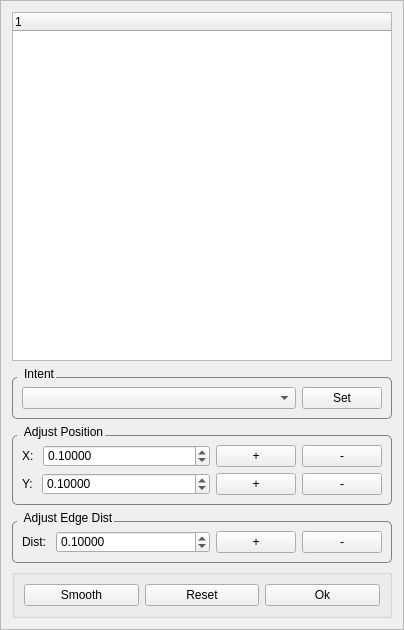
<?xml version="1.0" encoding="UTF-8"?>
<ui version="4.0">
 <class>TaskEditFrame</class>
 <widget class="QFrame" name="TaskEditFrame">
  <property name="geometry">
   <rect>
    <x>0</x>
    <y>0</y>
    <width>404</width>
    <height>630</height>
   </rect>
  </property>
  <property name="windowTitle">
   <string>Frame</string>
  </property>
  <property name="frameShape">
   <enum>QFrame::StyledPanel</enum>
  </property>
  <property name="frameShadow">
   <enum>QFrame::Raised</enum>
  </property>
  <layout class="QVBoxLayout" name="verticalLayout_3">
   <item>
    <widget class="QTreeWidget" name="treeWidget">
     <column>
      <property name="text">
       <string notr="true">1</string>
      </property>
     </column>
    </widget>
   </item>
   <item>
    <widget class="QGroupBox" name="groupBox_intent">
     <property name="styleSheet">
      <string notr="true">QGroupBox{
    border-width:1px;
    border-style:solid;
    border-radius:5px;
    border-color:gray;
    margin-top:10px;
}
QGroupBox::title{
    subcontrol-origin:margin;
    subcontrol-position:top left;
    left:5px;
    margin-left:5px;
    padding: 0px;
}</string>
     </property>
     <property name="title">
      <string>Intent</string>
     </property>
     <layout class="QHBoxLayout" name="horizontalLayout">
      <item>
       <widget class="QComboBox" name="comboBox_intent">
        <property name="sizePolicy">
         <sizepolicy hsizetype="MinimumExpanding" vsizetype="Fixed">
          <horstretch>0</horstretch>
          <verstretch>0</verstretch>
         </sizepolicy>
        </property>
       </widget>
      </item>
      <item>
       <widget class="QPushButton" name="pushButton_set_intent">
        <property name="sizePolicy">
         <sizepolicy hsizetype="Minimum" vsizetype="Minimum">
          <horstretch>0</horstretch>
          <verstretch>0</verstretch>
         </sizepolicy>
        </property>
        <property name="text">
         <string>Set</string>
        </property>
       </widget>
      </item>
     </layout>
    </widget>
   </item>
   <item>
    <widget class="QGroupBox" name="groupBox_adjust_pos">
     <property name="styleSheet">
      <string notr="true">QGroupBox{
    border-width:1px;
    border-style:solid;
    border-radius:5px;
    border-color:gray;
    margin-top:10px;
}
QGroupBox::title{
    subcontrol-origin:margin;
    subcontrol-position:top left;
    left:5px;
    margin-left:5px;
    padding: 0px;
}</string>
     </property>
     <property name="title">
      <string>Adjust Position</string>
     </property>
     <layout class="QVBoxLayout" name="verticalLayout">
      <item>
       <layout class="QHBoxLayout" name="horizontalLayout_2">
        <item>
         <widget class="QLabel" name="label">
          <property name="sizePolicy">
           <sizepolicy hsizetype="Minimum" vsizetype="Preferred">
            <horstretch>0</horstretch>
            <verstretch>0</verstretch>
           </sizepolicy>
          </property>
          <property name="text">
           <string>X: </string>
          </property>
         </widget>
        </item>
        <item>
         <widget class="QDoubleSpinBox" name="doubleSpinBox_x">
          <property name="sizePolicy">
           <sizepolicy hsizetype="MinimumExpanding" vsizetype="Preferred">
            <horstretch>0</horstretch>
            <verstretch>0</verstretch>
           </sizepolicy>
          </property>
          <property name="decimals">
           <number>5</number>
          </property>
          <property name="minimum">
           <double>0.010000000000000</double>
          </property>
          <property name="maximum">
           <double>5.000000000000000</double>
          </property>
          <property name="singleStep">
           <double>0.010000000000000</double>
          </property>
          <property name="value">
           <double>0.100000000000000</double>
          </property>
         </widget>
        </item>
        <item>
         <widget class="QPushButton" name="pushButton_x_plus">
          <property name="sizePolicy">
           <sizepolicy hsizetype="Preferred" vsizetype="Preferred">
            <horstretch>0</horstretch>
            <verstretch>0</verstretch>
           </sizepolicy>
          </property>
          <property name="text">
           <string>+</string>
          </property>
         </widget>
        </item>
        <item>
         <widget class="QPushButton" name="pushButton_x_minus">
          <property name="sizePolicy">
           <sizepolicy hsizetype="Preferred" vsizetype="Preferred">
            <horstretch>0</horstretch>
            <verstretch>0</verstretch>
           </sizepolicy>
          </property>
          <property name="text">
           <string>-</string>
          </property>
         </widget>
        </item>
       </layout>
      </item>
      <item>
       <layout class="QHBoxLayout" name="horizontalLayout_3">
        <item>
         <widget class="QLabel" name="label_2">
          <property name="sizePolicy">
           <sizepolicy hsizetype="Minimum" vsizetype="Preferred">
            <horstretch>0</horstretch>
            <verstretch>0</verstretch>
           </sizepolicy>
          </property>
          <property name="text">
           <string>Y: </string>
          </property>
         </widget>
        </item>
        <item>
         <widget class="QDoubleSpinBox" name="doubleSpinBox_y">
          <property name="sizePolicy">
           <sizepolicy hsizetype="MinimumExpanding" vsizetype="Preferred">
            <horstretch>0</horstretch>
            <verstretch>0</verstretch>
           </sizepolicy>
          </property>
          <property name="decimals">
           <number>5</number>
          </property>
          <property name="minimum">
           <double>0.010000000000000</double>
          </property>
          <property name="maximum">
           <double>5.000000000000000</double>
          </property>
          <property name="singleStep">
           <double>0.010000000000000</double>
          </property>
          <property name="value">
           <double>0.100000000000000</double>
          </property>
         </widget>
        </item>
        <item>
         <widget class="QPushButton" name="pushButton_y_plus">
          <property name="sizePolicy">
           <sizepolicy hsizetype="Preferred" vsizetype="Preferred">
            <horstretch>0</horstretch>
            <verstretch>0</verstretch>
           </sizepolicy>
          </property>
          <property name="text">
           <string>+</string>
          </property>
         </widget>
        </item>
        <item>
         <widget class="QPushButton" name="pushButton_y_minus">
          <property name="sizePolicy">
           <sizepolicy hsizetype="Preferred" vsizetype="Preferred">
            <horstretch>0</horstretch>
            <verstretch>0</verstretch>
           </sizepolicy>
          </property>
          <property name="text">
           <string>-</string>
          </property>
         </widget>
        </item>
       </layout>
      </item>
     </layout>
    </widget>
   </item>
   <item>
    <widget class="QGroupBox" name="groupBox_adjust_edge_dist">
     <property name="styleSheet">
      <string notr="true">QGroupBox{
    border-width:1px;
    border-style:solid;
    border-radius:5px;
    border-color:gray;
    margin-top:10px;
}
QGroupBox::title{
    subcontrol-origin:margin;
    subcontrol-position:top left;
    left:5px;
    margin-left:5px;
    padding: 0px;
}</string>
     </property>
     <property name="title">
      <string>Adjust Edge Dist</string>
     </property>
     <layout class="QVBoxLayout" name="verticalLayout_2">
      <item>
       <layout class="QHBoxLayout" name="horizontalLayout_4">
        <item>
         <widget class="QLabel" name="label_3">
          <property name="sizePolicy">
           <sizepolicy hsizetype="Minimum" vsizetype="Preferred">
            <horstretch>0</horstretch>
            <verstretch>0</verstretch>
           </sizepolicy>
          </property>
          <property name="text">
           <string>Dist: </string>
          </property>
         </widget>
        </item>
        <item>
         <widget class="QDoubleSpinBox" name="doubleSpinBox_edge_dist">
          <property name="sizePolicy">
           <sizepolicy hsizetype="MinimumExpanding" vsizetype="Preferred">
            <horstretch>0</horstretch>
            <verstretch>0</verstretch>
           </sizepolicy>
          </property>
          <property name="decimals">
           <number>5</number>
          </property>
          <property name="minimum">
           <double>0.010000000000000</double>
          </property>
          <property name="maximum">
           <double>5.000000000000000</double>
          </property>
          <property name="singleStep">
           <double>0.010000000000000</double>
          </property>
          <property name="value">
           <double>0.100000000000000</double>
          </property>
         </widget>
        </item>
        <item>
         <widget class="QPushButton" name="pushButton_edge_dist_plus">
          <property name="sizePolicy">
           <sizepolicy hsizetype="Preferred" vsizetype="Preferred">
            <horstretch>0</horstretch>
            <verstretch>0</verstretch>
           </sizepolicy>
          </property>
          <property name="text">
           <string>+</string>
          </property>
         </widget>
        </item>
        <item>
         <widget class="QPushButton" name="pushButton_edge_dist_minus">
          <property name="sizePolicy">
           <sizepolicy hsizetype="Preferred" vsizetype="Preferred">
            <horstretch>0</horstretch>
            <verstretch>0</verstretch>
           </sizepolicy>
          </property>
          <property name="text">
           <string>-</string>
          </property>
         </widget>
        </item>
       </layout>
      </item>
     </layout>
    </widget>
   </item>
   <item>
    <widget class="QGroupBox" name="groupBox_button">
     <property name="title">
      <string/>
     </property>
     <layout class="QHBoxLayout" name="horizontalLayout_5">
      <item>
       <widget class="QPushButton" name="pushButton_smooth">
        <property name="text">
         <string>Smooth</string>
        </property>
       </widget>
      </item>
      <item>
       <widget class="QPushButton" name="pushButton_reset">
        <property name="text">
         <string>Reset</string>
        </property>
       </widget>
      </item>
      <item>
       <widget class="QPushButton" name="pushButton_ok">
        <property name="text">
         <string>Ok</string>
        </property>
       </widget>
      </item>
     </layout>
    </widget>
   </item>
  </layout>
 </widget>
 <resources/>
 <connections/>
</ui>
